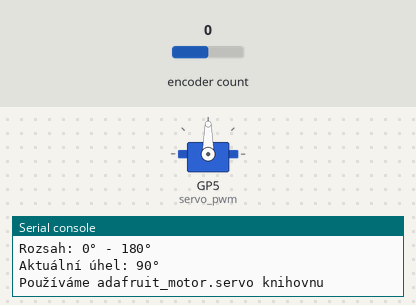
Bench run of a program on a simulated Raspberry Pi Pico running CircuitPython. Shown: servo, the last lines printed to the serial console. The test bench sets the inputs (shaded band); at power-on: encoder count 0.

Above: at 1.2 s.
1.3 s: encoder count set to 4
At 1.6 s:
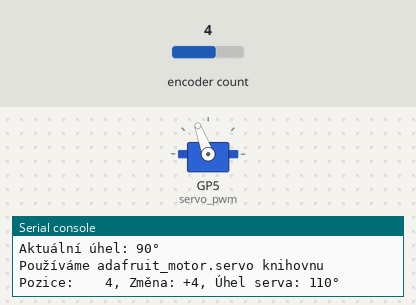
2.8 s: encoder count set to 8
At 4.0 s:
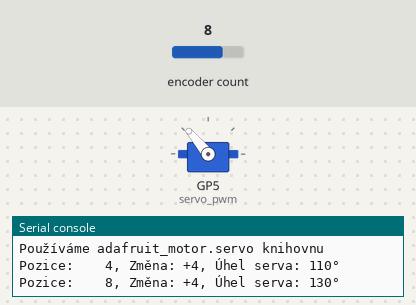
4.3 s: encoder count set to 12
At 5.3 s:
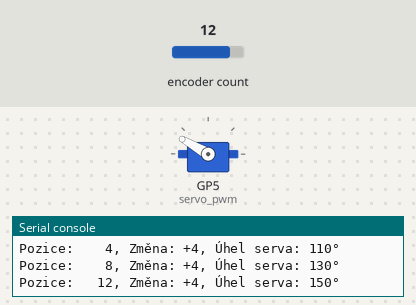
5.8 s: encoder count set to 16
At 6.5 s:
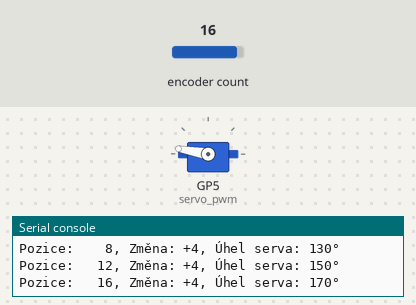
7.3 s: encoder count set to 20
At 7.7 s:
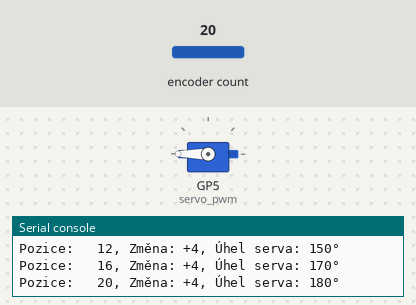
Timing chart, 0 to 9.8 s (numbered marks = the images above; inputs shaded):
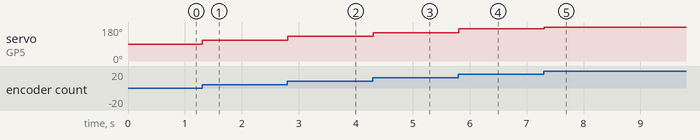

Measured:
- after the input at 1.3 s, servo on GP5 (servo_pwm): 90° → 110° at once
- after the input at 2.8 s, servo on GP5 (servo_pwm): 110° → 130° at once
- after the input at 4.3 s, servo on GP5 (servo_pwm): 130° → 150° at once
- after the input at 5.8 s, servo on GP5 (servo_pwm): 150° → 170° at once
- after the input at 7.3 s, servo on GP5 (servo_pwm): 170° → 180° at once

The program:

code.py
```python
"""
LEVEL 7 - Ovládání servo motoru SG90 rotačním enkodérem (SERVO KNIHOVNA)

ZAPOJENÍ OBVODU:
ROZŠIŘUJEME zapojení z Level 6 a přidáváme servo motor:
- PONECHÁVÁME: Rotační enkodér připojte:
  - GND k zemi (GND)
  - + k ADC_VREF nebo 3V3_EN
  - DT k digitálnímu vstupu GP04 (A pin)
  - CLK k digitálnímu vstupu GP03 (B pin)
  - SW nepoužíváme

- PŘIDÁVÁME: Servo motor SG90 připojte:
  - Červený vodič (VCC) k 5V nebo externímu napájení
  - Černý/hnědý vodič (GND) k zemi (GND)
  - Oranžový/žlutý vodič (SIGNAL) k GP05

Toto je vylepšená verze používající knihovnu adafruit_motor.servo,
která automaticky řeší PWM nastavení a poskytuje jednoduché API.

VYLEPŠENÍ:
- Použití adafruit_motor.servo místo manuálního PWM
- Automatické nastavení duty cycle pro servo
- Jednoduché API s úhly v stupních
- Spolehlivější a přesnější než manuální implementace

Vyžaduje knihovnu adafruit_motor v /lib adresáři.
"""

# import knihoven pro práci s hardware
import board        # přístup k pinům a hardware zařízení
import rotaryio     # vestavěný modul pro rotační enkodéry
import pwmio        # PWM modul pro řízení serva
import time         # funkce pro čekání a práci s časem
from adafruit_motor import servo  # specializovaná knihovna pro servo motory

# vytvoření objektu pro enkodér pomocí rotaryio
encoder = rotaryio.IncrementalEncoder(board.GP4, board.GP3)

# vytvoření PWM objektu pro servo na GP05
servo_pwm = pwmio.PWMOut(board.GP5, frequency=50)

# vytvoření servo objektu pomocí adafruit_motor knihovny
# automaticky nastaví správné duty cycle hodnoty
my_servo = servo.Servo(servo_pwm)

# proměnné pro sledování enkodéru a serva
posledni_pozice = 0
uhel_serva = 90  # střední poloha (0-180°)

# konstanty pro servo řízení
MIN_UHEL = 0      # minimální úhel serva
MAX_UHEL = 180    # maximální úhel serva
KROK_UHLU = 5     # o kolik stupňů se změní úhel při jednom kroku enkodéru

# nastavení serva na počáteční pozici
my_servo.angle = uhel_serva

print("Otáčejte enkodérem pro ovládání serva")
print(f"Rozsah: {MIN_UHEL}° - {MAX_UHEL}°")
print(f"Aktuální úhel: {uhel_serva}°")
print("Používáme adafruit_motor.servo knihovnu")

# hlavní smyčka
while True:
    # čtení pozice enkodéru
    aktualni_pozice = encoder.position

    # kontrola změny pozice
    if aktualni_pozice != posledni_pozice:
        # výpočet rozdílu (o kolik kroků se pohnul)
        rozdil = aktualni_pozice - posledni_pozice

        # změna úhlu podle rozdílu
        uhel_serva += rozdil * KROK_UHLU

        # omezení úhlu na validní rozsah
        if uhel_serva < MIN_UHEL:
            uhel_serva = MIN_UHEL
        elif uhel_serva > MAX_UHEL:
            uhel_serva = MAX_UHEL

        # nastavení úhlu serva (jednoduché API!)
        my_servo.angle = uhel_serva

        # výpis pro pochopení
        print(f"Pozice: {aktualni_pozice:4d}, Změna: {rozdil:+2d}, Úhel serva: {uhel_serva:3d}°")

        # uložení pozice pro příští porovnání
        posledni_pozice = aktualni_pozice

    # krátká pauza pro stabilitu
    time.sleep(0.01)
```
